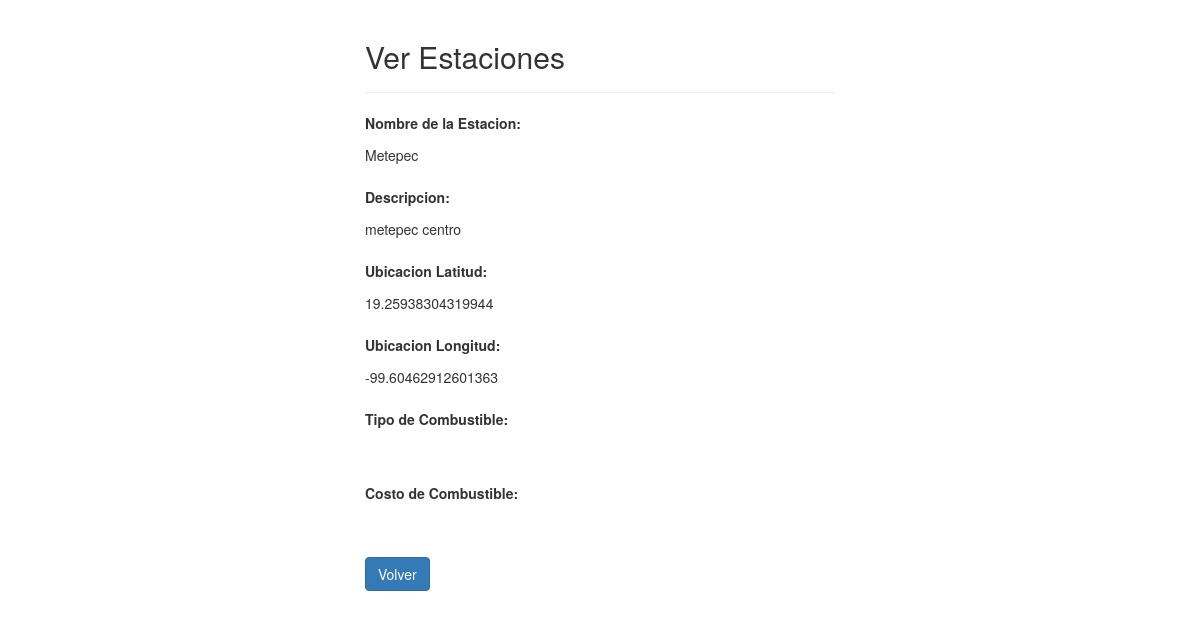
Page /TablaEstaciones/read.php?id=2 on the committed database.
### tables this page shows
CREATE TABLE `t_estaciones` (
  `id` int(11) NOT NULL,
  `nombre` varchar(250) NOT NULL,
  `descripcion` varchar(250) NOT NULL,
  `cx` varchar(20) NOT NULL,
  `cy` varchar(20) NOT NULL,
  `razonsocial` varchar(250) NOT NULL,
  `rfc` varchar(250) NOT NULL,
  `zona` varchar(250) NOT NULL,
  `supervisor` varchar(250) NOT NULL,
  `prioridad` varchar(250) NOT NULL,
  `direccion` varchar(250) NOT NULL,
  `telefono` varchar(20) NOT NULL,
  `correo` varchar(250) NOT NULL,
  `activo` int(2) NOT NULL,
  `enservicio` int(2) NOT NULL,
  `idproducto` int(11) NOT NULL,
  `idservicio` int(11) NOT NULL,
  `idgerente1` int(11) NOT NULL,
  `idgerente2` int(11) NOT NULL,
  `idgerente3` int(11) NOT NULL
);

### TablaEstaciones/read.php (the view, shortened to what this page needs)
<?php
if(isset($_GET["id"]) && !empty(trim($_GET["id"]))){
    require_once "config.php";
    $sql = "SELECT * FROM t_estaciones WHERE id = ?";
    if($stmt = mysqli_prepare($link, $sql)){
        mysqli_stmt_bind_param($stmt, "i", $param_id);
        if(mysqli_stmt_execute($stmt)){
            $result = mysqli_stmt_get_result($stmt);
            if(mysqli_num_rows($result) == 1){
                $row = mysqli_fetch_array($result, MYSQLI_ASSOC);
            } else{
                header("location: error.php");
                exit();
            }
        } else{
            echo "Oops! A ocurrido un error. Por favor intentelo mas tarde.";
        }
    }
} else{
    header("location: error.php");
    exit();
}
?>
<!DOCTYPE html>
<html lang="en">
<head>
    <link rel="stylesheet" href="https://maxcdn.bootstrapcdn.com/bootstrap/3.3.7/css/bootstrap.css">
</head>
<body>
    <div class="wrapper">
        <div class="container-fluid">
            <div class="row">
                <div class="col-md-12">
                    <div class="page-header">
                        <h2>Ver Estaciones</h2>
                    </div>
                    <div class="form-group">
                        <label>Nombre de la Estacion:</label>
                        <p class="form-control-static"><?php echo $row["nombre"]; ?></p>
                    </div>
                    <div class="form-group">
                        <label>Descripcion:</label>
                        <p class="form-control-static"><?php echo $row["descripcion"]; ?></p>
                    </div>
                    <div class="form-group">
                        <label>Ubicacion Latitud:</label>
                        <p class="form-control-static"><?php echo $row["cx"]; ?></p>
                    </div>
                    <div class="form-group">
                        <label>Ubicacion Longitud:</label>
                        <p class="form-control-static"><?php echo $row["cy"]; ?></p>
                    </div>
                    <div class="form-group">
                        <label>Tipo de Combustible:</label>
                        <p class="form-control-static"><?php echo $row["tipocombustible"]; ?></p>
                    </div>
                    <div class="form-group">
                        <label>Costo de Combustible:</label>
                        <p class="form-control-static"><?php echo $row["costocombustible"]; ?></p>
                    </div>
                    <p><a href="index.php" class="btn btn-primary">Volver</a></p>
                </div>
            </div>
        </div>
    </div>
</body>
</html>

### TablaEstaciones/read.php (style rules this page uses)
.wrapper { width: 500px; margin: 0 auto; }

### rows in the picture
t_estaciones: nombre "Metepec", descripcion "metepec centro", cx "19.25938304319944", cy "-99.60462912601363"
